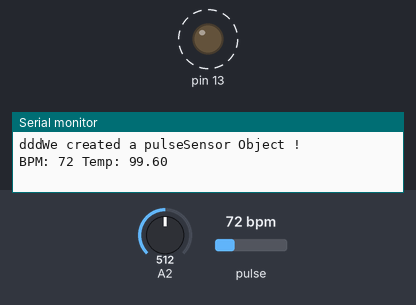
The sketch below on a simulated Arduino Uno, built with avr-gcc and run on an emulated ATmega328P. On the bench: output pins drawn as LEDs (lit = HIGH), the last lines printed to the serial monitor. Dashed ring = blinking. Inputs (shaded band) come from the test bench; at power-on: pulse 72 bpm, A2 = 512. Random numbers use the default seed unless the sketch sets one.

Above: at 1.2 s.
1.3 s: pulse set to 42 bpm
At 2.39 s:
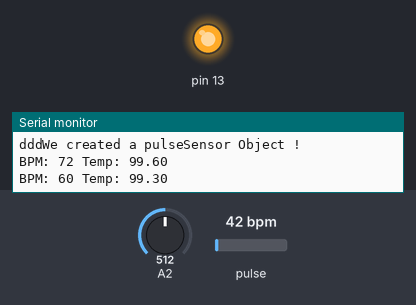
At 3.4 s:
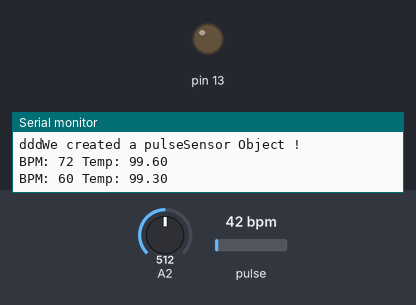
3.7 s: pulse set to 100 bpm
Timing chart, 0 to 12.7 s (numbered marks = the images above; inputs shaded):
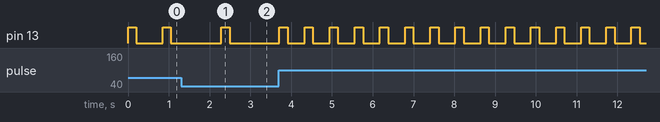

The sketch:

pulse.ino
```cpp
#define USE_ARDUINO_INTERRUPTS true    // Set-up low-level interrupts for most acurate BPM math.
#include <PulseSensorPlayground.h>     // Includes the PulseSensorPlayground Library.
//#include <dht.h>

//dht DHT;

#define DHT11_PIN 2

//  Variables
const int PulseWire = 0;       // PulseSensor PURPLE WIRE connected to ANALOG PIN 0
const int LED13 = 13;          // The on-board Arduino LED, close to PIN 13.
int Threshold = 550;           // Determine which Signal to "count as a beat" and which to ignore.
                               // Use the "Gettting Started Project" to fine-tune Threshold Value beyond default setting.
                               // Otherwise leave the default "550" value.

PulseSensorPlayground pulseSensor;  // Creates an instance of the PulseSensorPlayground object called "pulseSensor"


 int t;
 float f,temp;
void setup() {

  Serial.begin(9600);          // For Serial Monitor
 Serial.print("ddd");
  // Configure the PulseSensor object, by assigning our variables to it.
  pulseSensor.analogInput(PulseWire);
  pulseSensor.blinkOnPulse(LED13);       //auto-magically blink Arduino's LED with heartbeat.
  pulseSensor.setThreshold(Threshold);

  // Double-check the "pulseSensor" object was created and "began" seeing a signal.
   if (pulseSensor.begin()) {
    Serial.println("We created a pulseSensor Object !");  //This prints one time at Arduino power-up,  or on Arduino reset.

  }
}


void loop() {

/*int chk = DHT.read11(DHT11_PIN);
  Serial.print("Temperature = ");
  Serial.println(DHT.temperature);
  Serial.print("Humidity = ");
  Serial.println(DHT.humidity);*/

//Serial.println(analogRead(2));
int d=analogRead(2);
if(d>299)
t= random(98,100);
 f=random(1,9)/10.0;
 temp=t+f;


int myBPM = pulseSensor.getBeatsPerMinute();  // Calls function on our pulseSensor object that returns BPM as an "int".
if(myBPM<60)                                           // "myBPM" hold this BPM value now.
myBPM=myBPM+(60-myBPM);
else if(myBPM>90)                                           // "myBPM" hold this BPM value now.
myBPM=myBPM-(myBPM-90);

if (pulseSensor.sawStartOfBeat()) {            // Constantly test to see if "a beat happened".
 //Serial.println("A HeartBeat Happened ! "); // If test is "true", print a message "a heartbeat happened".
 Serial.print("BPM: ");                        // Print phrase "BPM: "
 Serial.print(myBPM);                        // Print the value inside of myBPM.
 Serial.print(" Temp: ");
Serial.print (temp);
Serial.println();
delay(100);
}

  delay(20);                    // considered best practice in a simple sketch.

}
```

Measured:
- by itself, pin 13: alternates HIGH for 0.20 s and LOW for 0.41 s
